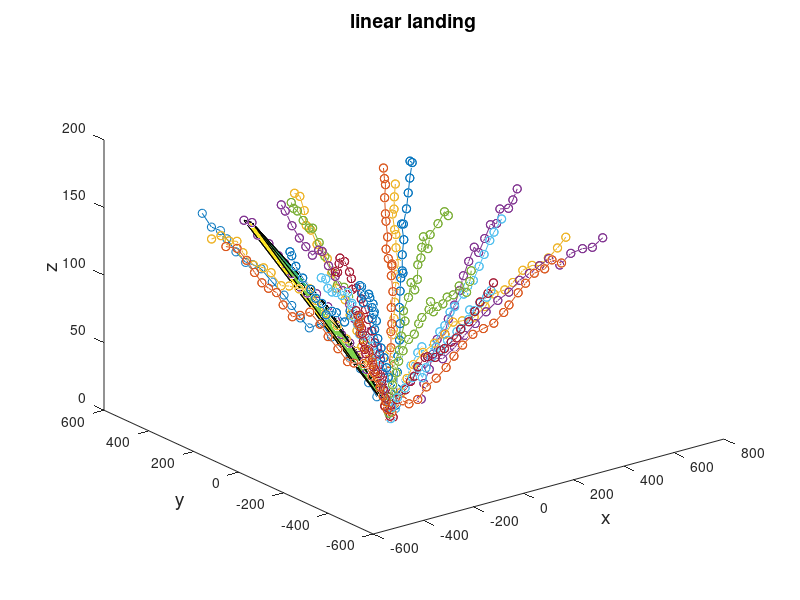

The MATLAB script that drew this image:
%%
%straight line
%fileID = fopen('train.txt','w');
fileID = fopen('val.txt','w');

mvx = 25; %max horizontal speed
mvy = 25; %max horizontal speed
mvz = 9;  %max descend speed

for i = 241 : 265 %trajectory number
    if mod(i,8) == 0
    state = [400 + 200*(raylrnd(0.5)-0.5) , 400 + 200*(raylrnd(0.5)-0.5), 140 + 15*(raylrnd(0.5)-0.5)];
    elseif mod(i,8) == 1
    state = [-400 + 200*(raylrnd(0.5)-0.5) , 400 + 200*(raylrnd(0.5)-0.5), 140 + 15*(raylrnd(0.5)-0.5)];
    elseif mod(i,8) == 2
    state = [400 + 200*(raylrnd(0.5)-0.5) , -400 + 200*(raylrnd(0.5)-0.5), 140 + 15*(raylrnd(0.5)-0.5)];
    elseif mod(i,8)== 3
    state = [200*(raylrnd(0.5)-0.5) , 400 + 200*(raylrnd(0.5)-0.5), 140 + 15*(raylrnd(0.5)-0.5)];
    elseif mod(i,8) == 4
    state = [400 + 200*(raylrnd(0.5)-0.5) , 200*(raylrnd(0.5)-0.5), 140 + 15*(raylrnd(0.5)-0.5)];
    elseif mod(i,8) == 5
    state = [200*(raylrnd(0.5)-0.5) , -400 + 200*(raylrnd(0.5)-0.5), 140 + 15*(raylrnd(0.5)-0.5)];
    elseif mod(i,8) == 6
    state = [-400 + 200*(raylrnd(0.5)-0.5) , 200*(raylrnd(0.5)-0.5), 140 + 15*(raylrnd(0.5)-0.5)];
    elseif mod(i,8) == 7
    state = [-400 + 200*(raylrnd(0.5)-0.5) , -400 + 200*(raylrnd(0.5)-0.5), 140 + 15*(raylrnd(0.5)-0.5)];
    end
    destination = [0, 0, 0];
    first = 1;        
%     filename = sprintf('val/testgt%d.txt', i);
%     fileID = fopen(filename,'w');
    for t = 1 : 20
        vb = (destination - state)/(21 - t);
        if mod(i,4) == 0
        xv = max(-mvx , vb(1) + 15 * (raylrnd(0.5) - 0.5));
        yv = max(-mvy, vb(2) + 15*(raylrnd(0.5) - 0.5));
        elseif mod(i,4) == 1
        xv = min(mvx , vb(1) + 15 * (raylrnd(0.5) - 0.5));
        yv = max(-mvy, vb(2) + 15*(raylrnd(0.5) - 0.5));
        elseif mod(i,4) == 2
        xv = max(-mvx , vb(1) + 15 * (raylrnd(0.5) - 0.5));
        yv = min(mvy, vb(2) + 15*(raylrnd(0.5) - 0.5));
        elseif mod(i,4)==3
        xv = min(mvx , vb(1) + 15 * (raylrnd(0.5) - 0.5));
        yv = min(mvy, vb(2) + 15*(raylrnd(0.5) - 0.5));
        end

        zv = max(-mvz, vb(3) + 15*(raylrnd(0.5) - 0.5));

        state(1) = state(1) + xv;
        state(2) = state(2) + yv;
        state(3) = max(state(3) + zv,0); % bound z above zero
        if first == 1
            h = 'new';
            first = 0;
        elseif t <= 10
            h = 'past';
        else
            h = 'future';
        end
        fprintf(fileID,'%s\t%4.2f\t%4.2f\t%4.2f\n',h, state(1),state(2),state(3));
        
        historyx(t) = state(1);
        historyy(t) = state(2);
        historyz(t) = state(3);
    end
    %disrupt
    for d = 1:10
%         filename = sprintf('val/testdisrupt%d.txt', 10*i + d);
%         fileID = fopen(filename,'w');
        for t = 1:10
            if t == 1
                h = 'new';
            elseif t <= 10
                h = 'past';
            else
                h = 'future';
            end
           newhistoryx = historyx(t);
           newhistoryy = historyy(t);
           newhistoryz = historyz(t);
           dt = 0.2 * (raylrnd(0.5) - 0.5);
           dx = 5*(raylrnd(0.5)-0.5);
           dy = 5*(raylrnd(0.5)-0.5);
           dz = 0.5*(raylrnd(0.5)-0.5);
           newhistoryx = newhistoryx + dx;
           newhistoryy = newhistoryy + dy;
           newhistoryz = newhistoryz + dz;
           fprintf(fileID,'%s\t%4.2f\t%4.2f\t%4.2f\n',h, newhistoryx,newhistoryy,newhistoryz);
        end
        for t = 11:20
            if t == 1
                h = 'new';
            elseif t <= 10
                h = 'past';
            else
                h = 'future';
            end
           fprintf(fileID,'%s\t%4.2f\t%4.2f\t%4.2f\n',h, historyx(t),historyy(t),historyz(t));
        end
    end

    %disruption with variable musk
    for d = 1:10
%         filename = sprintf('val/testmusk%d.txt', 10*i + d);
%         fileID = fopen(filename,'w');
        for t = 1:10
            if t == 1
                h = 'new';
            elseif t <= 10
                h = 'past';
            else
                h = 'future';
            end
           newhistoryx = historyx(t);
           newhistoryy = historyy(t);
           newhistoryz = historyz(t);
           dt = 0.2 * (raylrnd(0.5) - 0.5);
           dx = 5*(raylrnd(0.5)-0.5);
           dy = 5*(raylrnd(0.5)-0.5);
           dz = 0.5*(raylrnd(0.5)-0.5);
           newhistoryx = newhistoryx + dx;
           if rand()< 0.1
               newhistoryx = newhistoryx + 10*dx;
           end
           newhistoryy = newhistoryy + dy;
           if rand()< 0.1
               newhistoryy = newhistoryy + 10*dy;
           end
           newhistoryz = newhistoryz + dz;
           if rand()< 0.1
               newhistoryz = newhistoryz + 10*dz;
           end
           
           fprintf(fileID,'%s\t%4.2f\t%4.2f\t%4.2f\n',h, newhistoryx,newhistoryy,newhistoryz);
        end
        for t = 11:20
            if t == 1
                h = 'new';
            elseif t <= 10
                h = 'past';
            else
                h = 'future';
            end
           fprintf(fileID,'%s\t%4.2f\t%4.2f\t%4.2f\n',h, historyx(t),historyy(t),historyz(t));
        end
    end
    %disruption with point missed
    for d = 1:10
%         filename = sprintf('val/testpointmusk%d.txt', 10*i + d);
%         fileID = fopen(filename,'w');
        for t = 1:10
            if t == 1
                h = 'new';
            elseif t <= 10
                h = 'past';
            else
                h = 'future';
            end
           newhistoryx = historyx(t);
           newhistoryy = historyy(t);
           newhistoryz = historyz(t);
           dt = 0.2 * (raylrnd(0.5) - 0.5);
           dx = 5*(raylrnd(0.5)-0.5);
           dy = 5*(raylrnd(0.5)-0.5);
           dz = 0.5*(raylrnd(0.5)-0.5);
           newhistoryx = newhistoryx + dx;
           if rand()< 0.1
               newhistoryx = newhistoryx + 10*dx;
           end
           newhistoryy = newhistoryy + dy;
           if rand()< 0.1
               newhistoryy = newhistoryy + 10*dy;
           end
           newhistoryz = newhistoryz + dz;
           if rand()< 0.1
               newhistoryz = newhistoryz + 10*dz;
           end
           if rand()> 0.15 || t == 1
                fprintf(fileID,'%s\t%4.2f\t%4.2f\t%4.2f\n',h, newhistoryx,newhistoryy,newhistoryz);
           else
               fprintf(fileID,'%s\t%4.2f\t%4.2f\t%4.2f\n',h,newhistoryx+10*dx,newhistoryy+10*dy,newhistoryz+10*dz);
           end
        end
        for t = 11:20
            if t == 1
                h = 'new';
            elseif t <= 10
                h = 'past';
            else
                h = 'future';
            end
           fprintf(fileID,'%s\t%4.2f\t%4.2f\t%4.2f\n',h, historyx(t),historyy(t),historyz(t));
        end
    end
    figure(1)
    scatter3(historyx, historyy, historyz)
    plot3(historyx, historyy, historyz, 'o-')
    title('linear landing', 'FontSize', 14)
    xlabel('x', 'FontSize', 14)
    ylabel('y', 'FontSize', 14)
    zlabel('z', 'FontSize', 14)
    hold on
end
%str = sprintf('linear%d.png', i);
%print(gcf,str,'-dpng','-r900'); 
fclose(fileID);
points = [transpose(historyx), transpose(historyy), transpose(historyz)];
% Compute the convex hull using the convhulln function
K = convhulln(points);

% Generate a mesh using the vertices and faces of the convex hull
vertices = points;
faces = K;
trisurf(faces, vertices(:,1), vertices(:,2), vertices(:,3));
